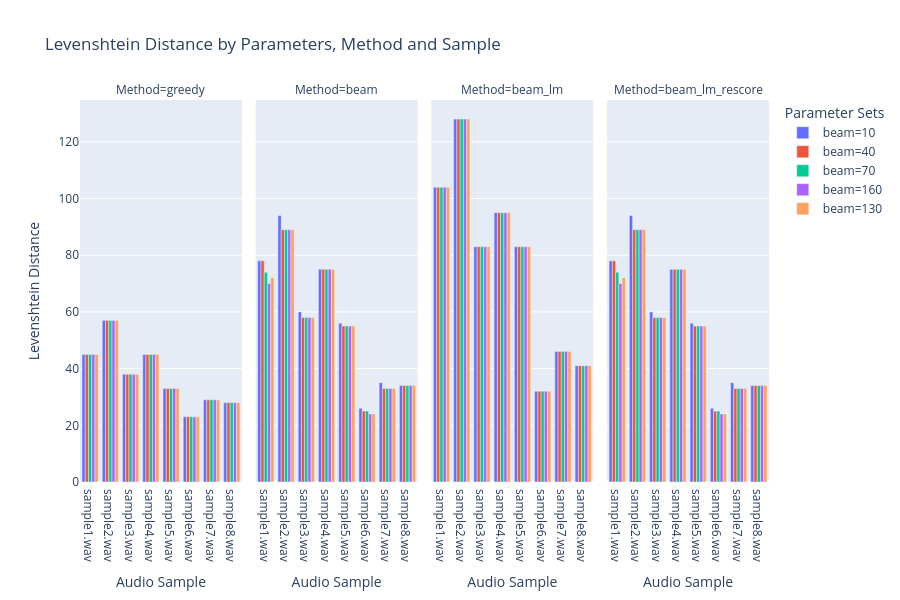

The cell this chart's notebook holds for it:
### Code cell
plot_data = []
for param_set, results in results_params.items():
    for audio_path, data in results.items():
        sample_name = audio_path.split('/')[-1]
        for method, metrics in data.items():
            plot_data.append({
                'Sample': sample_name,
                'Parameters': param_set,
                'Method': method,
                'Levenshtein Distance': metrics['levenshtein_distance']
            })

fig = px.bar(
    plot_data,
    x='Sample',
    y='Levenshtein Distance',
    color='Parameters',
    facet_col='Method',
    barmode='group',
    title='Levenshtein Distance by Parameters, Method and Sample',
    labels={'Sample': 'Audio Sample'},
)

fig.update_layout(
    showlegend=True,
    legend_title_text='Parameter Sets',
    height=600
)

fig.show()

### Figure 1 — Plotly figure (JSON) as saved in the notebook; plotly's stock layout.template omitted (floating-point values rounded to 4 significant figures)
{"data": [{"alignmentgroup": "True", "hovertemplate": "Parameters=beam=10<br>Method=greedy<br>Audio Sample=%{x}<br>Levenshtein Distance=%{y}<extra></extra>", "legendgroup": "beam=10", "marker": {"color": "#636efa", "pattern": {"shape": ""}}, "name": "beam=10", "offsetgroup": "beam=10", "orientation": "v", "showlegend": true, "textposition": "auto", "type": "bar", "x": ["sample1.wav", "sample2.wav", "sample3.wav", "sample4.wav", "sample5.wav", "sample6.wav", "sample7.wav", "sample8.wav"], "xaxis": "x", "y": [45, 57, 38, 45, 33, 23, 29, 28], "yaxis": "y"}, {"alignmentgroup": "True", "hovertemplate": "Parameters=beam=10<br>Method=beam<br>Audio Sample=%{x}<br>Levenshtein Distance=%{y}<extra></extra>", "legendgroup": "beam=10", "marker": {"color": "#636efa", "pattern": {"shape": ""}}, "name": "beam=10", "offsetgroup": "beam=10", "orientation": "v", "showlegend": false, "textposition": "auto", "type": "bar", "x": ["sample1.wav", "sample2.wav", "sample3.wav", "sample4.wav", "sample5.wav", "sample6.wav", "sample7.wav", "sample8.wav"], "xaxis": "x2", "y": [78, 94, 60, 75, 56, 26, 35, 34], "yaxis": "y2"}, {"alignmentgroup": "True", "hovertemplate": "Parameters=beam=10<br>Method=beam_lm<br>Audio Sample=%{x}<br>Levenshtein Distance=%{y}<extra></extra>", "legendgroup": "beam=10", "marker": {"color": "#636efa", "pattern": {"shape": ""}}, "name": "beam=10", "offsetgroup": "beam=10", "orientation": "v", "showlegend": false, "textposition": "auto", "type": "bar", "x": ["sample1.wav", "sample2.wav", "sample3.wav", "sample4.wav", "sample5.wav", "sample6.wav", "sample7.wav", "sample8.wav"], "xaxis": "x3", "y": [104, 128, 83, 95, 83, 32, 46, 41], "yaxis": "y3"}, {"alignmentgroup": "True", "hovertemplate": "Parameters=beam=10<br>Method=beam_lm_rescore<br>Audio Sample=%{x}<br>Levenshtein Distance=%{y}<extra></extra>", "legendgroup": "beam=10", "marker": {"color": "#636efa", "pattern": {"shape": ""}}, "name": "beam=10", "offsetgroup": "beam=10", "orientation": "v", "showlegend": false, "textposition": "auto", "type": "bar", "x": ["sample1.wav", "sample2.wav", "sample3.wav", "sample4.wav", "sample5.wav", "sample6.wav", "sample7.wav", "sample8.wav"], "xaxis": "x4", "y": [78, 94, 60, 75, 56, 26, 35, 34], "yaxis": "y4"}, {"alignmentgroup": "True", "hovertemplate": "Parameters=beam=40<br>Method=greedy<br>Audio Sample=%{x}<br>Levenshtein Distance=%{y}<extra></extra>", "legendgroup": "beam=40", "marker": {"color": "#EF553B", "pattern": {"shape": ""}}, "name": "beam=40", "offsetgroup": "beam=40", "orientation": "v", "showlegend": true, "textposition": "auto", "type": "bar", "x": ["sample1.wav", "sample2.wav", "sample3.wav", "sample4.wav", "sample5.wav", "sample6.wav", "sample7.wav", "sample8.wav"], "xaxis": "x", "y": [45, 57, 38, 45, 33, 23, 29, 28], "yaxis": "y"}, {"alignmentgroup": "True", "hovertemplate": "Parameters=beam=40<br>Method=beam<br>Audio Sample=%{x}<br>Levenshtein Distance=%{y}<extra></extra>", "legendgroup": "beam=40", "marker": {"color": "#EF553B", "pattern": {"shape": ""}}, "name": "beam=40", "offsetgroup": "beam=40", "orientation": "v", "showlegend": false, "textposition": "auto", "type": "bar", "x": ["sample1.wav", "sample2.wav", "sample3.wav", "sample4.wav", "sample5.wav", "sample6.wav", "sample7.wav", "sample8.wav"], "xaxis": "x2", "y": [78, 89, 58, 75, 55, 25, 33, 34], "yaxis": "y2"}, {"alignmentgroup": "True", "hovertemplate": "Parameters=beam=40<br>Method=beam_lm<br>Audio Sample=%{x}<br>Levenshtein Distance=%{y}<extra></extra>", "legendgroup": "beam=40", "marker": {"color": "#EF553B", "pattern": {"shape": ""}}, "name": "beam=40", "offsetgroup": "beam=40", "orientation": "v", "showlegend": false, "textposition": "auto", "type": "bar", "x": ["sample1.wav", "sample2.wav", "sample3.wav", "sample4.wav", "sample5.wav", "sample6.wav", "sample7.wav", "sample8.wav"], "xaxis": "x3", "y": [104, 128, 83, 95, 83, 32, 46, 41], "yaxis": "y3"}, {"alignmentgroup": "True", "hovertemplate": "Parameters=beam=40<br>Method=beam_lm_rescore<br>Audio Sample=%{x}<br>Levenshtein Distance=%{y}<extra></extra>", "legendgroup": "beam=40", "marker": {"color": "#EF553B", "pattern": {"shape": ""}}, "name": "beam=40", "offsetgroup": "beam=40", "orientation": "v", "showlegend": false, "textposition": "auto", "type": "bar", "x": ["sample1.wav", "sample2.wav", "sample3.wav", "sample4.wav", "sample5.wav", "sample6.wav", "sample7.wav", "sample8.wav"], "xaxis": "x4", "y": [78, 89, 58, 75, 55, 25, 33, 34], "yaxis": "y4"}, {"alignmentgroup": "True", "hovertemplate": "Parameters=beam=70<br>Method=greedy<br>Audio Sample=%{x}<br>Levenshtein Distance=%{y}<extra></extra>", "legendgroup": "beam=70", "marker": {"color": "#00cc96", "pattern": {"shape": ""}}, "name": "beam=70", "offsetgroup": "beam=70", "orientation": "v", "showlegend": true, "textposition": "auto", "type": "bar", "x": ["sample1.wav", "sample2.wav", "sample3.wav", "sample4.wav", "sample5.wav", "sample6.wav", "sample7.wav", "sample8.wav"], "xaxis": "x", "y": [45, 57, 38, 45, 33, 23, 29, 28], "yaxis": "y"}, {"alignmentgroup": "True", "hovertemplate": "Parameters=beam=70<br>Method=beam<br>Audio Sample=%{x}<br>Levenshtein Distance=%{y}<extra></extra>", "legendgroup": "beam=70", "marker": {"color": "#00cc96", "pattern": {"shape": ""}}, "name": "beam=70", "offsetgroup": "beam=70", "orientation": "v", "showlegend": false, "textposition": "auto", "type": "bar", "x": ["sample1.wav", "sample2.wav", "sample3.wav", "sample4.wav", "sample5.wav", "sample6.wav", "sample7.wav", "sample8.wav"], "xaxis": "x2", "y": [74, 89, 58, 75, 55, 25, 33, 34], "yaxis": "y2"}, {"alignmentgroup": "True", "hovertemplate": "Parameters=beam=70<br>Method=beam_lm<br>Audio Sample=%{x}<br>Levenshtein Distance=%{y}<extra></extra>", "legendgroup": "beam=70", "marker": {"color": "#00cc96", "pattern": {"shape": ""}}, "name": "beam=70", "offsetgroup": "beam=70", "orientation": "v", "showlegend": false, "textposition": "auto", "type": "bar", "x": ["sample1.wav", "sample2.wav", "sample3.wav", "sample4.wav", "sample5.wav", "sample6.wav", "sample7.wav", "sample8.wav"], "xaxis": "x3", "y": [104, 128, 83, 95, 83, 32, 46, 41], "yaxis": "y3"}, {"alignmentgroup": "True", "hovertemplate": "Parameters=beam=70<br>Method=beam_lm_rescore<br>Audio Sample=%{x}<br>Levenshtein Distance=%{y}<extra></extra>", "legendgroup": "beam=70", "marker": {"color": "#00cc96", "pattern": {"shape": ""}}, "name": "beam=70", "offsetgroup": "beam=70", "orientation": "v", "showlegend": false, "textposition": "auto", "type": "bar", "x": ["sample1.wav", "sample2.wav", "sample3.wav", "sample4.wav", "sample5.wav", "sample6.wav", "sample7.wav", "sample8.wav"], "xaxis": "x4", "y": [74, 89, 58, 75, 55, 25, 33, 34], "yaxis": "y4"}, {"alignmentgroup": "True", "hovertemplate": "Parameters=beam=160<br>Method=greedy<br>Audio Sample=%{x}<br>Levenshtein Distance=%{y}<extra></extra>", "legendgroup": "beam=160", "marker": {"color": "#ab63fa", "pattern": {"shape": ""}}, "name": "beam=160", "offsetgroup": "beam=160", "orientation": "v", "showlegend": true, "textposition": "auto", "type": "bar", "x": ["sample1.wav", "sample2.wav", "sample3.wav", "sample4.wav", "sample5.wav", "sample6.wav", "sample7.wav", "sample8.wav"], "xaxis": "x", "y": [45, 57, 38, 45, 33, 23, 29, 28], "yaxis": "y"}, {"alignmentgroup": "True", "hovertemplate": "Parameters=beam=160<br>Method=beam<br>Audio Sample=%{x}<br>Levenshtein Distance=%{y}<extra></extra>", "legendgroup": "beam=160", "marker": {"color": "#ab63fa", "pattern": {"shape": ""}}, "name": "beam=160", "offsetgroup": "beam=160", "orientation": "v", "showlegend": false, "textposition": "auto", "type": "bar", "x": ["sample1.wav", "sample2.wav", "sample3.wav", "sample4.wav", "sample5.wav", "sample6.wav", "sample7.wav", "sample8.wav"], "xaxis": "x2", "y": [70, 89, 58, 75, 55, 24, 33, 34], "yaxis": "y2"}, {"alignmentgroup": "True", "hovertemplate": "Parameters=beam=160<br>Method=beam_lm<br>Audio Sample=%{x}<br>Levenshtein Distance=%{y}<extra></extra>", "legendgroup": "beam=160", "marker": {"color": "#ab63fa", "pattern": {"shape": ""}}, "name": "beam=160", "offsetgroup": "beam=160", "orientation": "v", "showlegend": false, "textposition": "auto", "type": "bar", "x": ["sample1.wav", "sample2.wav", "sample3.wav", "sample4.wav", "sample5.wav", "sample6.wav", "sample7.wav", "sample8.wav"], "xaxis": "x3", "y": [104, 128, 83, 95, 83, 32, 46, 41], "yaxis": "y3"}, {"alignmentgroup": "True", "hovertemplate": "Parameters=beam=160<br>Method=beam_lm_rescore<br>Audio Sample=%{x}<br>Levenshtein Distance=%{y}<extra></extra>", "legendgroup": "beam=160", "marker": {"color": "#ab63fa", "pattern": {"shape": ""}}, "name": "beam=160", "offsetgroup": "beam=160", "orientation": "v", "showlegend": false, "textposition": "auto", "type": "bar", "x": ["sample1.wav", "sample2.wav", "sample3.wav", "sample4.wav", "sample5.wav", "sample6.wav", "sample7.wav", "sample8.wav"], "xaxis": "x4", "y": [70, 89, 58, 75, 55, 24, 33, 34], "yaxis": "y4"}, {"alignmentgroup": "True", "hovertemplate": "Parameters=beam=130<br>Method=greedy<br>Audio Sample=%{x}<br>Levenshtein Distance=%{y}<extra></extra>", "legendgroup": "beam=130", "marker": {"color": "#FFA15A", "pattern": {"shape": ""}}, "name": "beam=130", "offsetgroup": "beam=130", "orientation": "v", "showlegend": true, "textposition": "auto", "type": "bar", "x": ["sample1.wav", "sample2.wav", "sample3.wav", "sample4.wav", "sample5.wav", "sample6.wav", "sample7.wav", "sample8.wav"], "xaxis": "x", "y": [45, 57, 38, 45, 33, 23, 29, 28], "yaxis": "y"}, {"alignmentgroup": "True", "hovertemplate": "Parameters=beam=130<br>Method=beam<br>Audio Sample=%{x}<br>Levenshtein Distance=%{y}<extra></extra>", "legendgroup": "beam=130", "marker": {"color": "#FFA15A", "pattern": {"shape": ""}}, "name": "beam=130", "offsetgroup": "beam=130", "orientation": "v", "showlegend": false, "textposition": "auto", "type": "bar", "x": ["sample1.wav", "sample2.wav", "sample3.wav", "sample4.wav", "sample5.wav", "sample6.wav", "sample7.wav", "sample8.wav"], "xaxis": "x2", "y": [72, 89, 58, 75, 55, 24, 33, 34], "yaxis": "y2"}, {"alignmentgroup": "True", "hovertemplate": "Parameters=beam=130<br>Method=beam_lm<br>Audio Sample=%{x}<br>Levenshtein Distance=%{y}<extra></extra>", "legendgroup": "beam=130", "marker": {"color": "#FFA15A", "pattern": {"shape": ""}}, "name": "beam=130", "offsetgroup": "beam=130", "orientation": "v", "showlegend": false, "textposition": "auto", "type": "bar", "x": ["sample1.wav", "sample2.wav", "sample3.wav", "sample4.wav", "sample5.wav", "sample6.wav", "sample7.wav", "sample8.wav"], "xaxis": "x3", "y": [104, 128, 83, 95, 83, 32, 46, 41], "yaxis": "y3"}, {"alignmentgroup": "True", "hovertemplate": "Parameters=beam=130<br>Method=beam_lm_rescore<br>Audio Sample=%{x}<br>Levenshtein Distance=%{y}<extra></extra>", "legendgroup": "beam=130", "marker": {"color": "#FFA15A", "pattern": {"shape": ""}}, "name": "beam=130", "offsetgroup": "beam=130", "orientation": "v", "showlegend": false, "textposition": "auto", "type": "bar", "x": ["sample1.wav", "sample2.wav", "sample3.wav", "sample4.wav", "sample5.wav", "sample6.wav", "sample7.wav", "sample8.wav"], "xaxis": "x4", "y": [72, 89, 58, 75, 55, 24, 33, 34], "yaxis": "y4"}], "layout": {"annotations": [{"font": {}, "showarrow": false, "text": "Method=greedy", "x": 0.1175, "xanchor": "center", "xref": "paper", "y": 1, "yanchor": "bottom", "yref": "paper"}, {"font": {}, "showarrow": false, "text": "Method=beam", "x": 0.3725, "xanchor": "center", "xref": "paper", "y": 1, "yanchor": "bottom", "yref": "paper"}, {"font": {}, "showarrow": false, "text": "Method=beam_lm", "x": 0.6275, "xanchor": "center", "xref": "paper", "y": 1, "yanchor": "bottom", "yref": "paper"}, {"font": {}, "showarrow": false, "text": "Method=beam_lm_rescore", "x": 0.8825, "xanchor": "center", "xref": "paper", "y": 1, "yanchor": "bottom", "yref": "paper"}], "barmode": "group", "height": 600, "legend": {"title": {"text": "Parameter Sets"}, "tracegroupgap": 0}, "showlegend": true, "title": {"text": "Levenshtein Distance by Parameters, Method and Sample"}, "xaxis": {"anchor": "y", "domain": [0, 0.235], "title": {"text": "Audio Sample"}}, "xaxis2": {"anchor": "y2", "domain": [0.255, 0.49], "matches": "x", "title": {"text": "Audio Sample"}}, "xaxis3": {"anchor": "y3", "domain": [0.51, 0.745], "matches": "x", "title": {"text": "Audio Sample"}}, "xaxis4": {"anchor": "y4", "domain": [0.765, 1.0], "matches": "x", "title": {"text": "Audio Sample"}}, "yaxis": {"anchor": "x", "domain": [0, 1], "title": {"text": "Levenshtein Distance"}}, "yaxis2": {"anchor": "x2", "domain": [0, 1], "matches": "y", "showticklabels": false}, "yaxis3": {"anchor": "x3", "domain": [0, 1], "matches": "y", "showticklabels": false}, "yaxis4": {"anchor": "x4", "domain": [0, 1], "matches": "y", "showticklabels": false}}}
